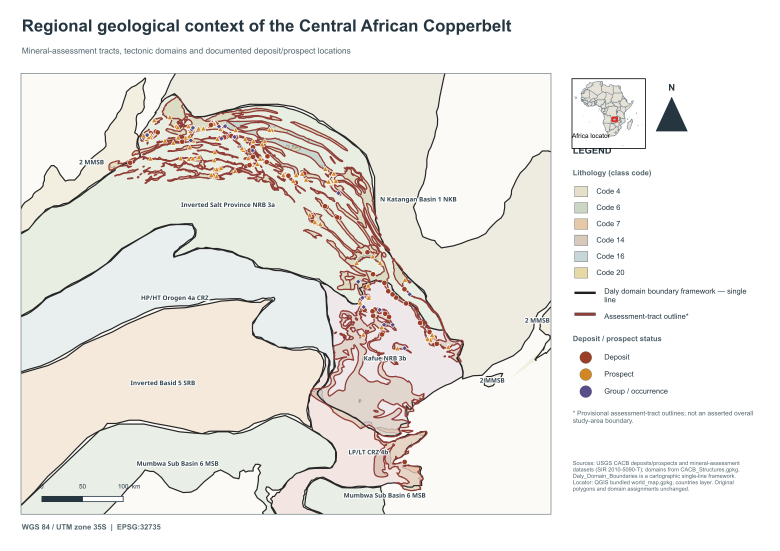
#> input picture assessment_focused_layout_validation.png, 2338 x 1653 px (shown at 1/3 size)
$ python -i build_georef.py   (imports and definitions only)
#> lines starting #> are read from the running program, lines starting #| are printed output that depends on the picture
import csv, json, math, os, pathlib, re, subprocess, time
from collections import defaultdict
import numpy as np
from PIL import Image

ROOT = pathlib.Path(r"C:\Users\vanmu\copperbelt-mineral-prospectivity")
DER = ROOT / "data/raw/rdc_rocks/derived"
GEO = DER / "georef"
PS = pathlib.Path(r"C:\Windows\System32\WindowsPowerShell\v1.0\powershell.exe")
BOXES = ROOT / "src/data_acquisition/rdc_rocks/ocr_boxes.ps1"

MAPS = {
 "3863": dict(img=GEO/"render/RDC_3863_p001_upright.png", scale=200000, kind="metres", step=20000,
              erange=(190000,310000), nrange=(250000,350000), title="Arc cuprifere du Katanga - Zone Centrale, structures tectoniques principales"),
 "3854": dict(img=DER/"ocr/pages/RDC_3854_p001.png", scale=500000, kind="metres", step=20000,
              erange=(190000,270000), nrange=(210000,350000), title="Facies et epaisseurs du Groupe R.4"),
 "3856": dict(img=DER/"ocr/pages/RDC_3856_p001.png", scale=50000, kind="metres", step=5000,
              erange=(510000,540000), nrange=(315000,330000), title="Roan de Tenke-Fungurume"),
 "4055": dict(img=DER/"ocr/pages/RDC_4055_p001.png", scale=250000, kind="metres", step=10000,
              erange=(150000,215000), nrange=(120000,210000), title="Region de Kolwezi, structures tectoniques principales"),
 "2376": dict(img=DER/"ocr/pages/RDC_2376_p001.png", scale=1000000, kind="degrees", step=1,
              erange=(25,29), nrange=(10,13), title="Shaba Meridional, esquisse geologique"),
 "1043": dict(img=DER/"ocr/pages/RDC_1043_p001.png", scale=500000, kind="degrees", step=1,
              erange=(26,29), nrange=(10,13), title="Carte geologique du Shaba Meridional (1936)"),
}

def ocr(img):
    out = subprocess.run([str(PS), "-NoProfile", "-ExecutionPolicy", "Bypass", "-File", str(BOXES),
                          "-Path", str(img)], capture_output=True, text=True, encoding="utf-8", timeout=300)
    if out.returncode != 0: raise RuntimeError(out.stderr[-300:])
    return json.loads(out.stdout)

# [130 lines left out: functions parse_value, edge_strips, edge_tokens, fit_axis, robust, run, not called in this run]

# [13 lines not run here, left out]

>>> import cv2
>>> picture = cv2.imread('../../../assessment_focused_layout_validation.png', cv2.IMREAD_GRAYSCALE)
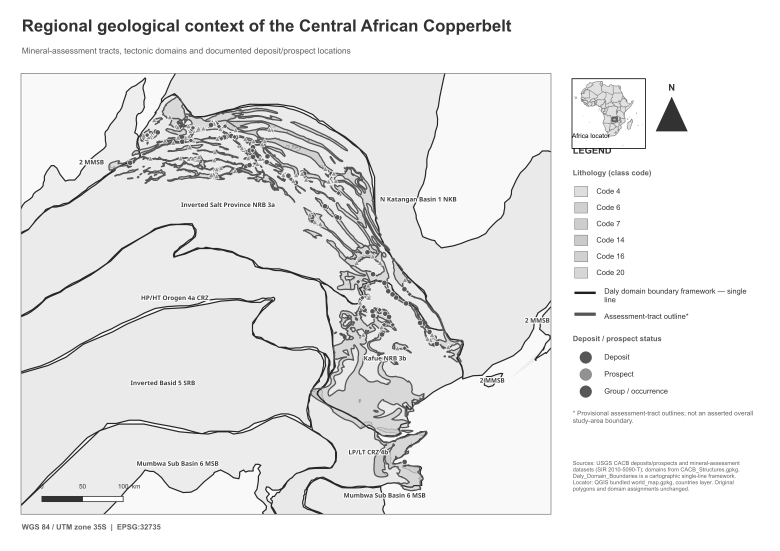
#> picture: shape (1653, 2338) (shown at 1/3 size); min 0, max 255, mean 234.7
#> (the run stopped early here; a loop or call above may not have finished)

$ run again, on tract_focused_2km_grid_QA.png
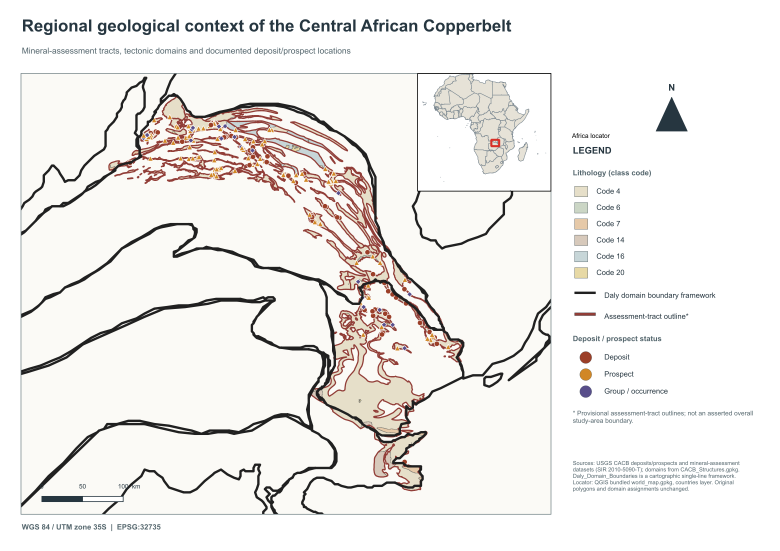
#> input picture tract_focused_2km_grid_QA.png, 2338 x 1653 px (shown at 1/3 size)
#> `picture = cv2.imread('../../../assessment_focused_layout_validation.pn..`:
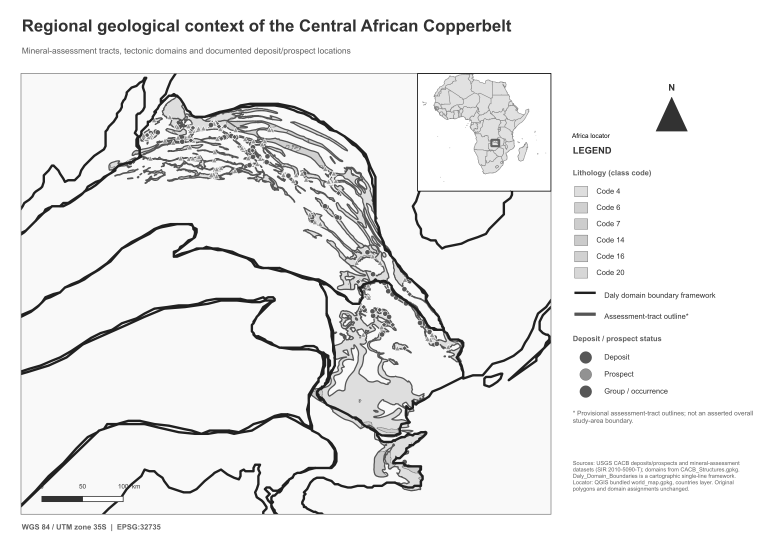
#> picture: shape (1653, 2338) (shown at 1/3 size); min 0, max 255, mean 237.4
